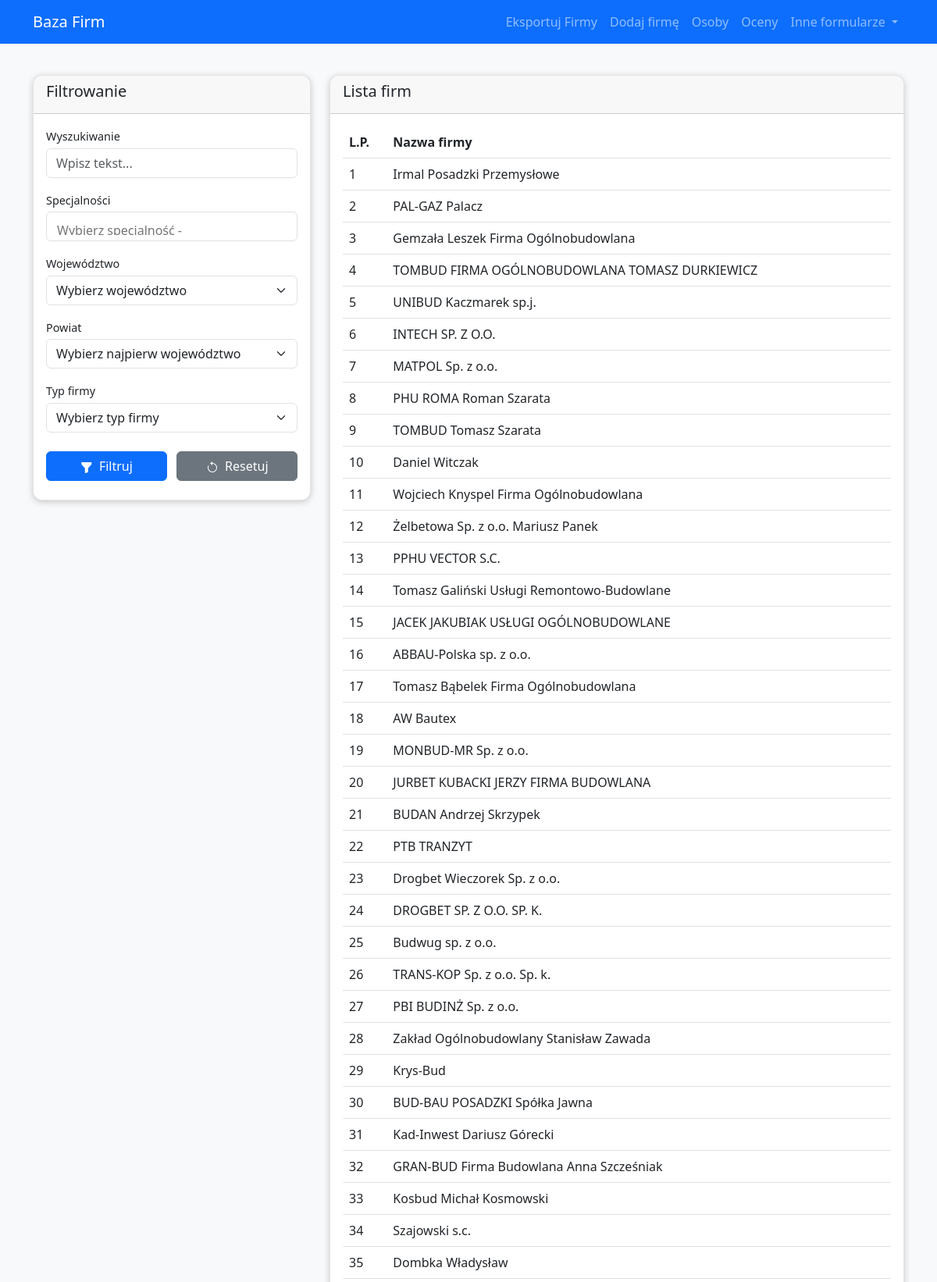
The page / (upper part) on the database its author committed.
### app/models.py (models this page shows)
class Firmy(db.Model):
    __tablename__ = 'FIRMY'
    ID_FIRMY = db.Column(db.Integer, primary_key=True)
    Nazwa_Firmy = db.Column(db.Text)
    ID_FIRMY_TYP = db.Column(db.Text, db.ForeignKey('FIRMY_TYP.ID_FIRMY_TYP'))
    Strona_www = db.Column(db.Text)
    Uwagi = db.Column(db.Text)
    adresy = db.relationship('Adresy', backref='firma', lazy='dynamic')
    emails = db.relationship('Email', backref='firma', lazy='dynamic')
    telefony = db.relationship('Telefon', backref='firma', lazy='dynamic')
    osoby = db.relationship('Osoby', backref='firma', lazy='dynamic')
    oceny = db.relationship('Oceny', backref='firma', lazy='dynamic')
    firmy_specjalnosci = db.relationship('FirmySpecjalnosci', backref='firma', lazy='dynamic')
    firmy_obszar_dzialania = db.relationship('FirmyObszarDzialania', backref='firma', lazy='dynamic')

### app/routes.py (the view, shortened to what this page needs)
@main.route('/')
def index():
    query = Firmy.query
    search = request.args.get('search', '')
    specialties = request.args.getlist('specialties')
    if specialties:
        query = query.join(FirmySpecjalnosci)\
                    .filter(FirmySpecjalnosci.ID_SPECJALNOSCI.in_(specialties))
    wojewodztwo = request.args.get('wojewodztwo')
    powiat = request.args.get('powiat')
    company_types = [ct for ct in request.args.getlist('company_types') if ct.strip()]
    if company_types:
        query = query.filter(Firmy.ID_FIRMY_TYP.in_(company_types))
    companies = query.all()
    all_specialties = Specjalnosci.query.all()
    all_wojewodztwa = Wojewodztwa.query.all()
    all_powiaty = Powiaty.query.all()
    all_company_types = FirmyTyp.query.all()
    return render_template('index.html',
                           companies=companies,
                           all_specialties=all_specialties,
                           all_wojewodztwa=all_wojewodztwa,
                           all_powiaty=all_powiaty,
                           all_company_types=all_company_types)

### app/templates/index.html (shortened to what this page needs)
{% extends 'base.html' %}
{% block content %}
<div class="row">
    <div class="col-lg-4 left-column d-none d-lg-block">
        <div class="card">
            <div class="card-header">
                <h5 class="card-title">Filtrowanie</h5>
            </div>
            <div class="card-body">
                <form id="filter-form" method="get">
                    <div class="mb-3">
                        <label for="search" class="form-label">Wyszukiwanie</label>
                        <input type="text" class="form-control" id="search" name="search"
                               value="{{ request.args.get('search', '') }}" placeholder="Wpisz tekst...">
                    </div>
                    <div class="mb-3">
                        <label for="specialties" class="form-label">Specjalności</label>
                    </div>
                    <div class="mb-3">
                        <label for="wojewodztwo" class="form-label">Województwo</label>
                        <select class="form-select" id="wojewodztwo" name="wojewodztwo">
                            <option value="">Wybierz województwo</option>
                        </select>
                    </div>
                    <div class="mb-3">
                        <label for="powiat" class="form-label">Powiat</label>
                        <select class="form-select" id="powiat" name="powiat">
                            <option value="">Wybierz najpierw województwo</option>
                        </select>
                    </div>
                    <div class="mb-3">
                        <label for="company_types" class="form-label">Typ firmy</label>
                        <select class="form-select" id="company_types" name="company_types">
                            <option value="">Wybierz typ firmy</option>
                        </select>
                    </div>
                    <div class="d-grid gap-2 mt-4">
                        <button type="submit" class="btn btn-primary">
                            <i class="bi bi-funnel-fill"></i>
                            <span>Filtruj</span>
                        </button>
                        <a href="{{ url_for('main.index') }}" class="btn btn-secondary">
                            <i class="bi bi-arrow-counterclockwise"></i>
                            <span>Resetuj</span>
                        </a>
                    </div>
                </form>
            </div>
        </div>
    </div>
    <div class="col-lg-8 right-column">
        <div class="card">
            <div class="card-header d-flex align-items-center">
                <div class="card-header-content d-flex justify-content-between w-100">
                    <h5 class="card-title">Lista firm</h5>
                </div>
            </div>
            <div class="card-body">
                {% if companies %}
                <div class="table-responsive">
                    <table class="table table-hover">
                        <thead>
                            <tr>
                                <th>L.P.</th>
                                <th>Nazwa firmy</th>
                            </tr>
                        </thead>
                        <tbody>
                            {% for company in companies %}
                            <tr class="company-row" data-company-id="{{ company.ID_FIRMY }}">
                                <td>{{ company.ID_FIRMY }}</td>
                                <td>{{ company.Nazwa_Firmy }}</td>
                            </tr>
                            {% endfor %}
                        </tbody>
                    </table>
                </div>
                {% else %}
                <div class="alert alert-info">
                    Nie znaleziono firm spełniających wybrane kryteria.
                </div>
                {% endif %}
            </div>
        </div>
    </div>
</div>
{% endblock %}

### app/static/css/main.css (style rules this page uses)
:root { --btn-primary-color: #0d6efd; --btn-secondary-color: #6c757d; --btn-success-color: #198754; --card-border-color: rgba(0, 0, 0, 0.1); }
body { background-color: #f8f9fa; position: relative; }
.left-column { position: sticky; top: 70px; max-height: calc(100vh - 100px); }
.left-column .card { max-height: 100%; display: flex; flex-direction: column; }
.left-column .card-body { overflow-y: auto; flex: 1; }
.card { border-radius: 12px; box-shadow: 0 2px 8px rgba(0, 0, 0, 0.2); margin-bottom: 1.5rem; border: 1px solid var(--card-border-color); overflow: hidden; transition: all 0.3s ease; }
.left-column .card-body .btn { width: 48%; margin-bottom: 0.5rem; justify-content: center; display: inline-block; }
.d-grid.gap-2.mt-4, .d-flex.justify-content-between { display: flex !important; flex-wrap: wrap; justify-content: space-between; gap: 8px; }
.btn .bi { font-size: 1rem; margin-right: 0.25rem; }
.company-row { cursor: pointer; transition: background-color 0.2s ease; }
.bi { font-size: 1rem; line-height: 1; vertical-align: middle; }
.form-label { font-weight: 500; font-size: 0.9rem; margin-bottom: 0.25rem; }

### rows shown on the page
Firmy: ID_FIRMY "1", Nazwa_Firmy "Irmal Posadzki Przemysłowe"
Firmy: ID_FIRMY "2", Nazwa_Firmy "PAL-GAZ Palacz"
Firmy: ID_FIRMY "3", Nazwa_Firmy "Gemzała Leszek Firma Ogólnobudowlana"
Firmy: ID_FIRMY "4", Nazwa_Firmy "TOMBUD FIRMA OGÓLNOBUDOWLANA TOMASZ DURKIEWICZ"
Firmy: ID_FIRMY "5", Nazwa_Firmy "UNIBUD Kaczmarek sp.j."
Firmy: ID_FIRMY "6", Nazwa_Firmy "INTECH SP. Z O.O."
Firmy: ID_FIRMY "7", Nazwa_Firmy "MATPOL Sp. z o.o."
Firmy: ID_FIRMY "8", Nazwa_Firmy "PHU ROMA Roman Szarata"
Firmy: ID_FIRMY "9", Nazwa_Firmy "TOMBUD Tomasz Szarata"
Firmy: ID_FIRMY "10", Nazwa_Firmy "Daniel Witczak"
Firmy: ID_FIRMY "11", Nazwa_Firmy "Wojciech Knyspel Firma Ogólnobudowlana"
Firmy: ID_FIRMY "12", Nazwa_Firmy "Żelbetowa Sp. z o.o. Mariusz Panek"
Firmy: ID_FIRMY "13", Nazwa_Firmy "PPHU VECTOR S.C."
Firmy: ID_FIRMY "14", Nazwa_Firmy "Tomasz Galiński Usługi Remontowo-Budowlane"
Firmy: ID_FIRMY "15", Nazwa_Firmy "JACEK JAKUBIAK USŁUGI OGÓLNOBUDOWLANE"
Firmy: ID_FIRMY "16", Nazwa_Firmy "ABBAU-Polska sp. z o.o."
Firmy: ID_FIRMY "17", Nazwa_Firmy "Tomasz Bąbelek Firma Ogólnobudowlana"
Firmy: ID_FIRMY "18", Nazwa_Firmy "AW Bautex"
Firmy: ID_FIRMY "19", Nazwa_Firmy "MONBUD-MR Sp. z o.o."
Firmy: ID_FIRMY "20", Nazwa_Firmy "JURBET KUBACKI JERZY FIRMA BUDOWLANA"
Firmy: ID_FIRMY "21", Nazwa_Firmy "BUDAN Andrzej Skrzypek"
Firmy: ID_FIRMY "22", Nazwa_Firmy "PTB TRANZYT"
Firmy: ID_FIRMY "23", Nazwa_Firmy "Drogbet Wieczorek Sp. z o.o."
Firmy: ID_FIRMY "24", Nazwa_Firmy "DROGBET SP. Z O.O. SP. K."
Firmy: ID_FIRMY "25", Nazwa_Firmy "Budwug sp. z o.o."
Firmy: ID_FIRMY "26", Nazwa_Firmy "TRANS-KOP Sp. z o.o. Sp. k."
Firmy: ID_FIRMY "27", Nazwa_Firmy "PBI BUDINŻ Sp. z o.o."
Firmy: ID_FIRMY "28", Nazwa_Firmy "Zakład Ogólnobudowlany Stanisław Zawada"
Firmy: ID_FIRMY "29", Nazwa_Firmy "Krys-Bud"
Firmy: ID_FIRMY "30", Nazwa_Firmy "BUD-BAU POSADZKI Spółka Jawna"
Firmy: ID_FIRMY "31", Nazwa_Firmy "Kad-Inwest Dariusz Górecki"
Firmy: ID_FIRMY "32", Nazwa_Firmy "GRAN-BUD Firma Budowlana Anna Szcześniak"
Firmy: ID_FIRMY "33", Nazwa_Firmy "Kosbud Michał Kosmowski"
Firmy: ID_FIRMY "34", Nazwa_Firmy "Szajowski s.c."
Firmy: ID_FIRMY "35", Nazwa_Firmy "Dombka Władysław"
